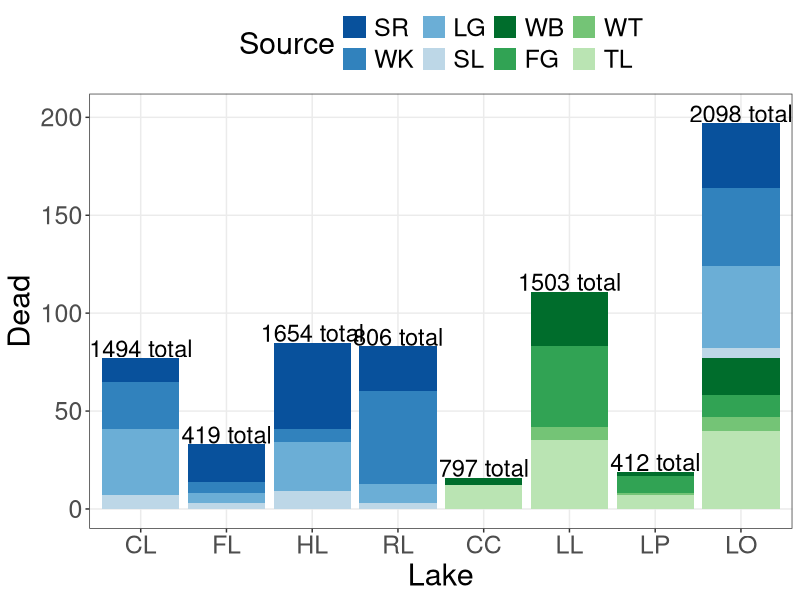
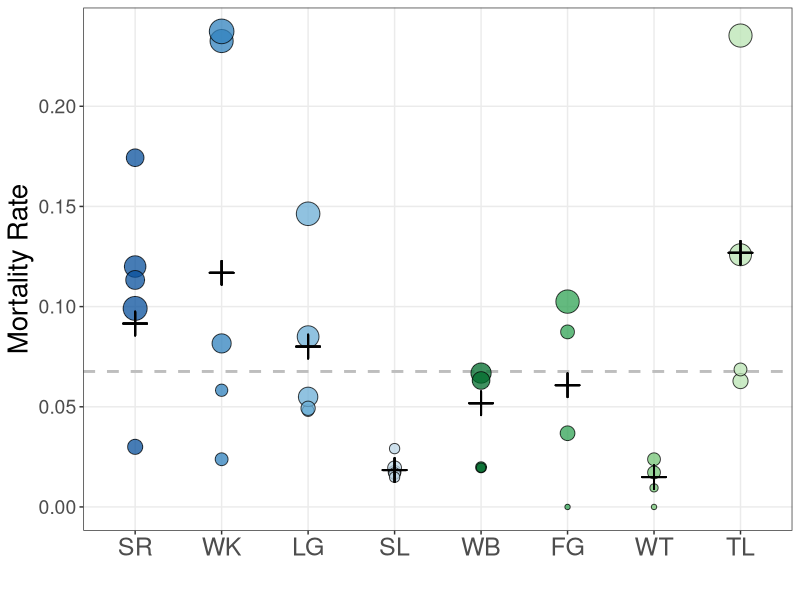
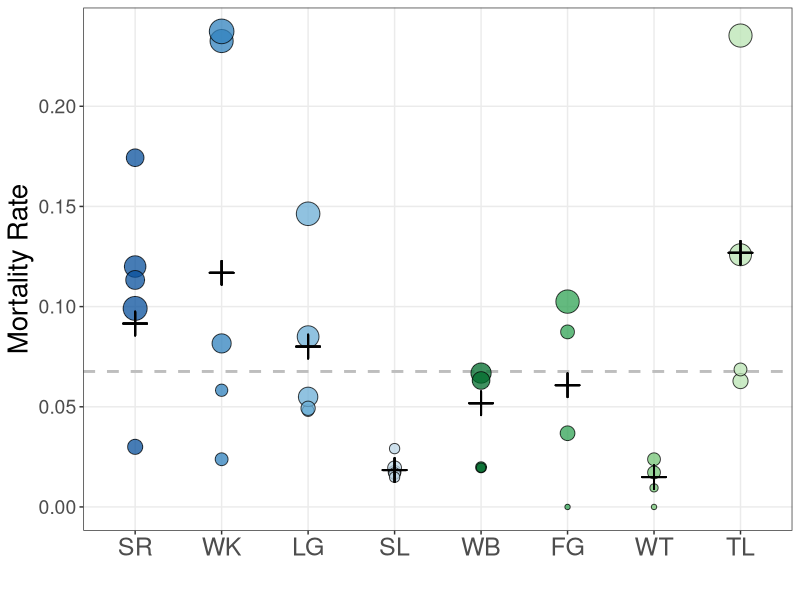

Write R code to recreate these figures, in order.
#### Mortality Analysis ####

## Description: exploring patterns in pre-transplant mortalities
## Author: Lucas Eckert (lucas.eckert@mail.mcgill.ca)

## packages 
library(tidyverse)

## data
ancestry_data<-read.csv("./02_tidy-data/final-ancestry.csv")
data19<-filter(ancestry_data,year=="19")

## for factors
sources<-c("SR","WK","LG","SL","WB","FG","WT","TL")
lakes<-c("CL","FL","HL","RL","CC","LL","LP","LO")
source_cols<-c("#08519c","#3182bd","#6baed6","#bdd7e7",
               "#fdbe85","#fd8d3c","#e6550d","#a63603")
source_cols_alt<-c("#08519c","#3182bd","#6baed6","#bdd7e7",
                   "#006d2c","#31a354","#74c476","#bae4b3")

## mortalities
score_cols<-c("FG_score","TL_score","WB_score","WT_score","LG_score","SL_score","SR_score","WK_score")
mortalities<-data19 %>% rowwise() %>% mutate(source = str_remove(score_cols[which.max(c_across(all_of(score_cols)))], "_score")) %>%
  ungroup() %>% select(fish_id,lake,source) %>% mutate(fish_id=substr(fish_id,1,8)) %>% unique() %>% 
  group_by(lake,source) %>% summarise(fish=n()) %>% 
  mutate(source = factor(source, levels=sources),
         lake = factor(lake, levels = lakes))
mortalities$fish[is.na(mortalities$fish)]<-0

## stocking data
stocking<-read.csv("./02_tidy-data/other-data/stocking.csv") %>% pivot_longer(cols = FG:WK) %>% 
  select(lake=recipient_lake,source=name,stocked=value) %>% 
  filter(stocked>0)

## mortality rates
mort_df<-mortalities %>% rename(dead=fish) %>% full_join(stocking) %>% filter(!is.na(lake), lake!="GL")
mort_df$dead[is.na(mort_df$dead)]<-0
mort_df<-mort_df %>% mutate(mort_rate=dead/stocked,
                            actual_stocked=stocked-dead)

## stocking
stock_df<-mort_df %>%
  select(lake,source,actual_stocked) %>% 
  pivot_wider(names_from = source, values_from = actual_stocked) %>% 
  mutate(total = rowSums(across(where(is.numeric)), na.rm = TRUE))
stock_df[is.na(stock_df)]<-0

## adding g
g_stocks <- data.frame(
  lake = "GL",
  TL = 500,
  WB = 500,
  LG = 0,
  SL = 500,
  SR = 500,
  WK = 495,
  FG = 500,
  WT = 500,
  total = 3495)

stock_df <- stock_df %>% bind_rows(g_stocks)

## saving
write.csv(stock_df, file = "02_tidy-data/other-data/actual-stocks.csv",
          row.names = F, quote = F)

## means
mort_means<-mort_df %>% group_by(source) %>% summarize(dead=sum(dead),stocked=sum(stocked)) %>% 
  mutate(overall_rate=dead/stocked)
mort_df<-left_join(mort_df,select(mort_means,source,overall_rate)) %>% 
  mutate(source = factor(source, levels=sources),
         lake = factor(lake, levels = lakes))

## saving
write.csv(mort_df, file = "02_tidy-data/other-data/mortality-rates.csv",
          quote = F, row.names = F)

## plotting 
stocked_labels <- mort_df %>%
  group_by(lake) %>%
  summarise(stocked = sum(stocked))
dead_totals <- mort_df %>%
  group_by(lake) %>%
  summarise(total_dead = sum(dead)) %>%
  left_join(stocked_labels, by = "lake")

ggplot(mort_df, aes(x=lake,y=dead,fill=source))+
  geom_bar(stat = "identity")+
  geom_text(data = dead_totals,
            aes(x = lake, y = total_dead + 5, label = paste0(stocked," total")),  # +5 for spacing
            inherit.aes = FALSE,
            size = 6) +
  theme_bw()+
  scale_fill_manual(values = source_cols_alt)+
  labs(x="Lake",y="Dead",fill="Source")+
  theme(panel.grid.minor = element_blank(),
        axis.title = element_text(size = 22),
        axis.text = element_text(size=18),
        legend.text = element_text(size=18),
        legend.title = element_text(size = 22),
        legend.position = "top")

## plotting
mean_rate<-sum(mort_df$dead)/sum(mort_df$stocked)
ggplot(mort_df)+
  geom_hline(yintercept = mean_rate,color="grey",linetype="dashed", linewidth=1)+
  geom_point(aes(x=source,y=mort_rate,size=dead,fill=source),shape=21, alpha=0.75)+
  scale_fill_manual(values = source_cols_alt)+
  scale_size_continuous(range = c(1.5,8))+
  geom_point(aes(x=source,y=overall_rate),color="black",size=5,shape=3,stroke=1)+
  labs(x="",y="Mortality Rate")+
  theme_bw()+
  theme(panel.grid.minor = element_blank(),
        legend.position = "none",
        axis.title = element_text(size = 20),
        axis.text.x = element_text(size=18),
        axis.text.y = element_text(size=14))

ggsave(filename = "03_figures/mortality-fig.tiff",
       device = "tiff",
       width = 1200, height=600, units = "px",
       dpi=300, scale=2.5)

## transplant schedule
transplant<-read.csv("./02_tidy-data/other-data/transplants.csv") %>% 
  mutate(LO=LO_B+LO_L) %>% select(-c(LO_B,LO_L)) %>% as_tibble() %>% 
  mutate(collection_date=dmy(collection_date),
         processing_date=dmy(processing_date),
         transplant_date=dmy(transplant_date)) %>% 
  mutate(processing_time=as.numeric(transplant_date-collection_date),
         collection_day=as.numeric(collection_date-dmy("30-05-2019")),
         transplant_day=as.numeric(transplant_date-dmy("30-05-2019")))

## mean collection date and processing time for each lake x source
transplant_df<-transplant %>%
  pivot_longer(cols = GL:LO, names_to = "lake", values_to = "value") %>%
  filter(value > 0, !is.na(collection_date)) %>%
  group_by(source, lake) %>%
  summarise(
    avg_collection_date = mean(collection_day, na.rm = TRUE),
    avg_transplant_date = mean(transplant_day, na.rm = TRUE),
    avg_processing_time = mean(processing_time, na.rm = TRUE),
    .groups = "drop")
mort_df<-left_join(mort_df,transplant_df)

## modelling mortality rates
lm(log10(mort_rate+0.01)~source+log10(avg_collection_date)+avg_processing_time,
   data=mort_df) %>% summary()
